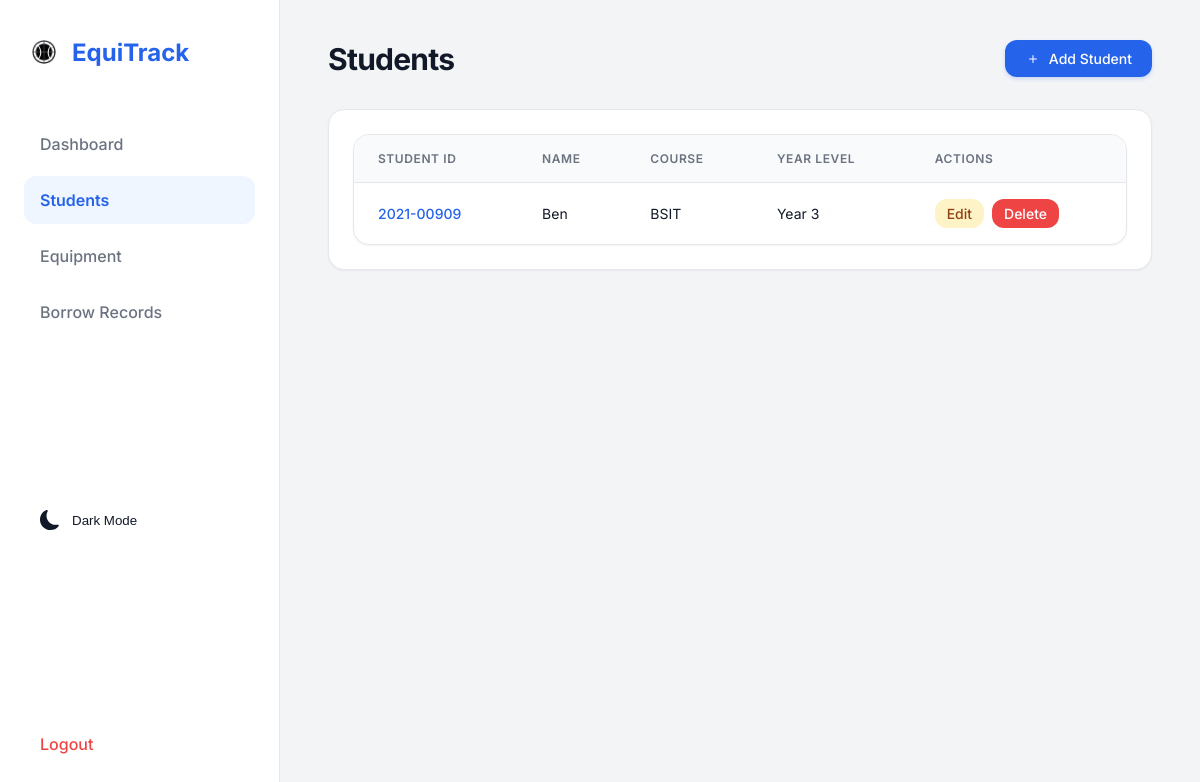
/students/ (signed in), run on an earlier commit of the app's database.
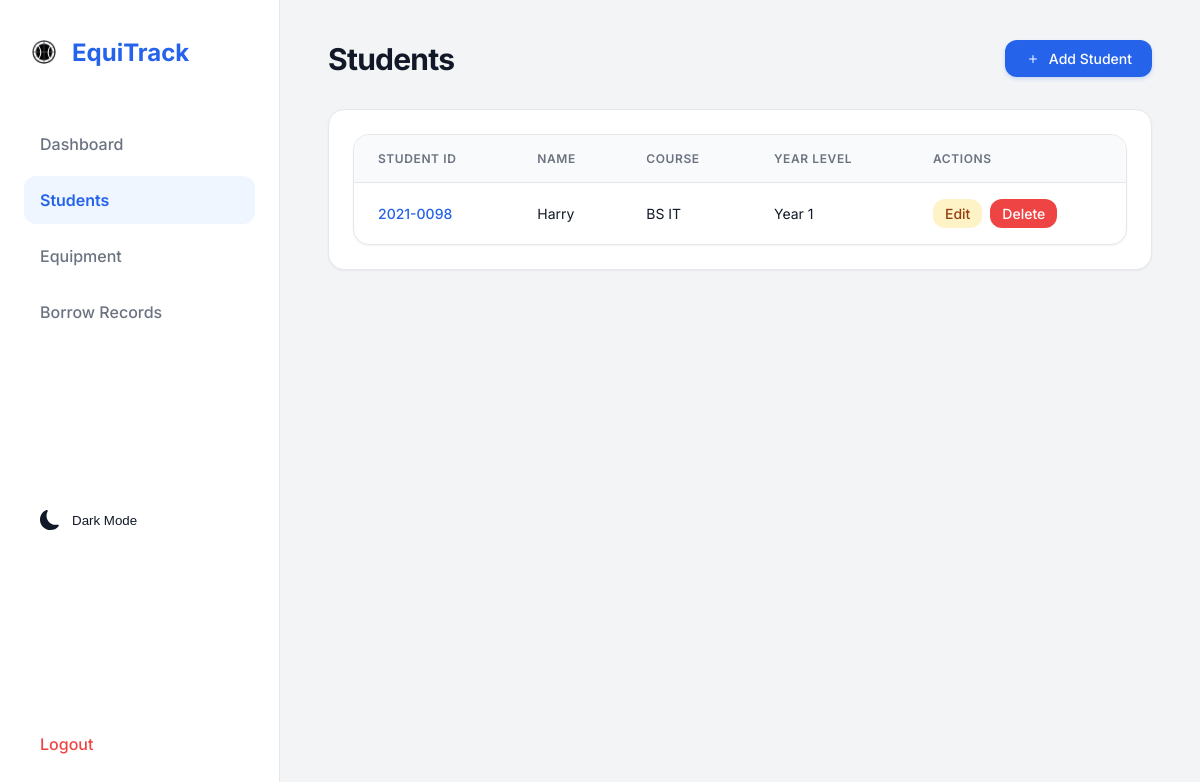
And on a later commit of the database.
### equipment_app/models.py (models this page shows, shortened)
class Student(models.Model):
    student_id = models.CharField(max_length=20, unique=True)
    name = models.CharField(max_length=100)
    course = models.CharField(max_length=100)
    year_level = models.IntegerField()

### equipment_app/views.py (the view)
# urls.py: path('students/', students_page, name='students'),
@login_required(login_url='/')
def students_page(request):
    students = Student.objects.all()
    return render(request, 'equipment_app/students.html', {'students': students})

### equipment_app/templates/equipment_app/students.html
{% extends 'equipment_app/base.html' %}
{% block content %}
<div class="page-header">
    <h1 class="page-title">Students</h1>
    <a href="/students/add/" class="btn btn-primary">
        <svg xmlns="http://www.w3.org/2000/svg" width="16" height="16" fill="currentColor" viewBox="0 0 16 16" style="margin-right: 8px;">
          <path d="M8 4a.5.5 0 0 1 .5.5v3h3a.5.5 0 0 1 0 1h-3v3a.5.5 0 0 1-1 0v-3h-3a.5.5 0 0 1 0-1h3v-3A.5.5 0 0 1 8 4z"/>
        </svg>
        Add Student
    </a>
</div>
<div class="card">
    <div class="table-container">
        <table>
            <thead>
                <tr>
                    <th>Student ID</th>
                    <th>Name</th>
                    <th>Course</th>
                    <th>Year Level</th>
                    <th>Actions</th>
                </tr>
            </thead>
            <tbody>
                {% for student in students %}
                <tr>
                    <td style="font-weight: 500; color: var(--primary);">{{ student.student_id }}</td>
                    <td>{{ student.name }}</td>
                    <td>{{ student.course }}</td>
                    <td>Year {{ student.year_level }}</td>
                    <td>
                        <div style="display: flex; gap: 0.5rem;">
                            <a href="/students/edit/{{ student.id }}/" class="btn" style="background-color: #fef3c7; color: #92400e; padding: 0.375rem 0.75rem;">
                                Edit
                            </a>
                            <a href="/students/delete/{{ student.id }}/" class="btn btn-danger" style="padding: 0.375rem 0.75rem;" onclick="return confirm('Delete this student?');">
                                Delete
                            </a>
                        </div>
                    </td>
                </tr>
                {% empty %}
                <tr>
                    <td colspan="5" style="text-align: center; color: var(--text-muted); padding: 2rem;">No students found.</td>
                </tr>
                {% endfor %}
            </tbody>
        </table>
    </div>
</div>
{% endblock %}

What changed in the data, as far as the page shows it:
removed Student: student_id "2021-00909", name "Ben", course "BSIT", year_level "3"
added Student: student_id "2021-0098", name "Harry", course "BS IT", year_level "1"
